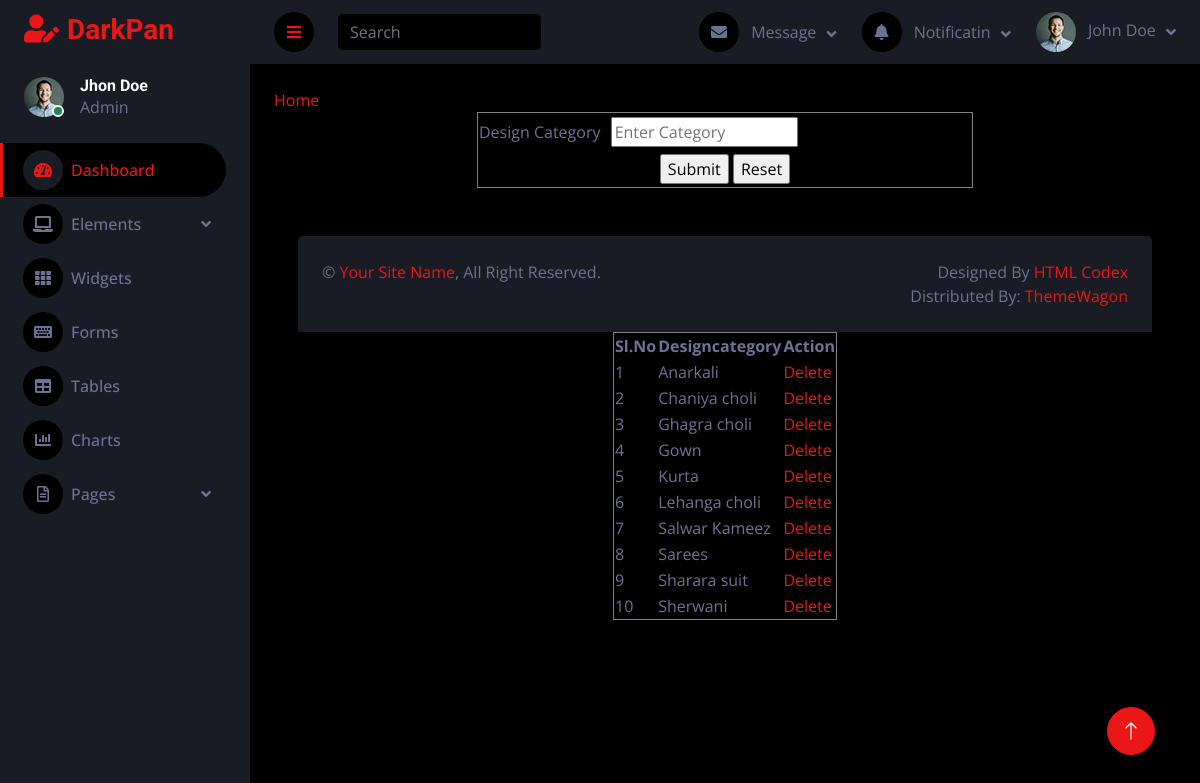
Screenshot of /Admin/Designcategory.php with the database file from the repository.
### tables this page shows
CREATE TABLE `tbl_designcategory` (
  `designcategory_id` int(11) NOT NULL auto_increment,
  `designcategory_name` varchar(30) NOT NULL,
  PRIMARY KEY  (`designcategory_id`),
  UNIQUE KEY `designcategory_name` (`designcategory_name`)
);

### Admin/Designcategory.php (the view, shortened to what this page needs)
<?php
    include("Head.php");
?>
<!doctype html>
<html>
<head>
</head>
<body>
<a href="HomePage.php">Home</a>
<form id="form1" name="form1" method="post">
  <table width="496" height="76" border="1" align="center">
    <tbody>
      <tr>
        <td width="60">Design Category</td>
        <td width="144"><input type="text" name="dcategory" id="dcategory" required placeholder="Enter Category"></td>
      </tr>
      <tr>
        <td colspan="2" align="center"><input type="submit" name="submit" id="submit" value="Submit"/>
        <input type="reset" name="reset" id="reset" value="Reset"></td>
      </tr>
    </tbody>
  </table>
</form>
</body>
</html>
<table border="1" align="center">
<tr>
<th>Sl.No</th>
<th>Designcategory</th>
<th>Action</th>
</tr>
<br>
<?php
$selQry="select * from tbl_designcategory";
$data=mysql_query($selQry);
$i=0;
while($row=mysql_fetch_array($data))
{
	$i++;
	?>
    <tr>
    <td><?php echo $i?></td>
    <td><?php echo $row["designcategory_name"]?></td>
<td><a href="Designcategory.php?delID=<?php echo $row["designcategory_id"]?>">Delete</a></td>
</tr>
<?php
}
?>
<?php
include("Foot.php");
?>

### Asset/Templates/Admin/css/style.css (style rules this page uses)
:root { --primary: #EB1616; --secondary: #191C24; --light: #6C7293; --dark: #000000; }

### rows the page displays
tbl_designcategory: designcategory_name "Anarkali"
tbl_designcategory: designcategory_name "Chaniya choli"
tbl_designcategory: designcategory_name "Ghagra choli"
tbl_designcategory: designcategory_name "Gown"
tbl_designcategory: designcategory_name "Kurta"
tbl_designcategory: designcategory_name "Lehanga choli"
tbl_designcategory: designcategory_name "Salwar Kameez"
tbl_designcategory: designcategory_name "Sarees"
tbl_designcategory: designcategory_name "Sharara suit"
tbl_designcategory: designcategory_name "Sherwani"
